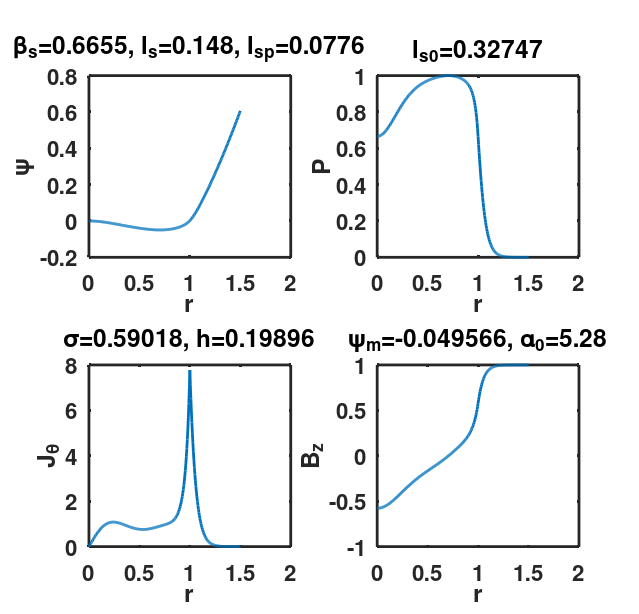

Write the MATLAB code that produced this figure.
% 2020-08-01 12:27, Hua-sheng Xie, ENN
% Solve 2PE parameters, (betas,ls)->(sigma,psim)
% 20-08-04 00:04 update to Steinhauer2009, with r>rs
close all;clear;clc;

global betas ls alpha0 ls0 psim0;

betas=0.6655;
alpha0=8*log((sqrt(1-betas)+1)/sqrt(betas));
ls0=1/(alpha0*sqrt(1-betas));
psim0=log(betas)/alpha0;
ls=0.148;

sigma=(betas/(4*(1-betas)*ls)-1)/4;
bs=sqrt(1-betas);
sigma2=(1+4*sigma)*bs/(1-bs);
% psim=sqrt(1-betas)/(8*sigma)*(exp(-sigma)-1);

fb=@(u)(abs(u)<=1).*(bs.*u.*exp(sigma*(u.^4-1)))+...
    (u>1).*(1-(1-bs)*exp(-sigma2*(u-1)));
fp=@(u)1-(fb(u)).^2;
dbdu=@(u)(abs(u)<=1).*(bs.*exp(sigma*(u.^4-1)).*(1+4*sigma*u.^4))+...
    (u>1).*((1-bs)*sigma2*exp(-sigma2*(u-1)));

dr=0.005;
rr=0:dr:1.5;
u=2*rr.^2-1;
Bz=fb(u);
psi=cumsum(rr.*Bz*dr);
Pr=fp(u);
Jt=4*rr.*dbdu(u); % to check

psim=min(psi);

ids=find(abs(rr-1)==min(abs(rr-1)));ids=ids(1);
lsp=real(-(Pr(ids)/((Pr(ids+1)-Pr(ids-1))/(rr(ids+1)-rr(ids-1)))));

ind=find(rr<=1.0);
h=real(dbdu(0)/sum(2*dbdu(u(ind))*dr));

close all;

figure('unit','normalized','DefaultAxesFontSize',16,...
    'DefaultAxesFontWeight','bold',...
    'DefaultAxesLineWidth',2,...
    'position',[0.02,0.2,0.5,0.6]);

subplot(221);
plot(rr,psi,'linewidth',2);
xlabel('r');ylabel('\psi');
title(['\beta_s=',num2str(betas),', l_s=',num2str(ls),...
    ', l_{sp}=',num2str(lsp,3)]);
subplot(222);
plot(rr,Pr,'linewidth',2);ylim([0,1]);
xlabel('r');ylabel('P');
title(['l_{s0}=',num2str(ls0)]);
subplot(223);
plot(rr,Jt,'linewidth',2);
xlabel('r');ylabel('J_\theta');
title(['\sigma=',num2str(sigma),', h=',num2str(h)]);
subplot(224);
plot(rr,Bz,'linewidth',2);
xlabel('r');ylabel('B_z');
title(['\psi_m=',num2str(psim),', \alpha_0=',num2str(alpha0)]);

set(gcf,'Units','inches');
screenposition = get(gcf,'Position');
set(gcf,'PaperPosition',[0 0 screenposition(3:4)],...
  'PaperSize',[screenposition(3:4)]);
print(gcf,'-dpng',['2PE09_betas=',num2str(betas),'_ls=',num2str(ls),...
    '_sigma=',num2str(sigma),'_psim=',num2str(psim),'.png']);

datq_2pe=[rr;Pr;psi;Bz;Jt].';
save('2pe_datq_i09.mat','datq_2pe','betas','ls');

